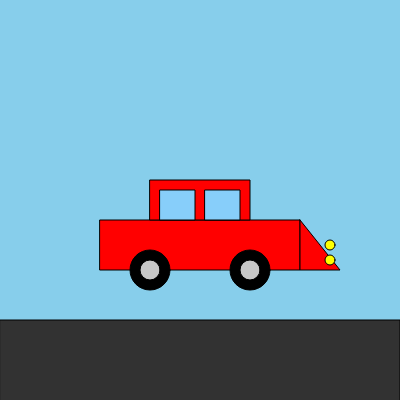
Frame 1 (no input)
Frame 60 (no input): identical to frame 1, image omitted
Frame 120 (the mouse pressed at the canvas centre since frame 60): identical to frame 1, image omitted

The p5.js sketch that drew this single still picture (run headless with seeded random() and noise() and a simulated clock; from frame 60 on, the mouse is pressed at the canvas centre):

// p5.js sketch
// ── sketch.js
function setup() {
  createCanvas(400, 400);
}

function draw() {
  background(220);
}function setup() {
createCanvas(400, 400); // Create a canvas of 400x400 pixels
}
function draw() {
background(135, 206, 235); // Sky blue background
// Road
fill(50); // Dark grey color for the road
rect(0, 320, width, 82); // Draw the road
// Car body
fill(255, 0, 0); // Red color for the car body
rect(100, 220, 200, 50); // Draw the main body of the car
// Car roof
rect(150, 180, 100, 40); // Draw the roof of the car
// Windows
fill(135, 206, 250); // Light blue color for windows

rect(160, 190, 35, 30); // Left window
rect(205, 190, 35, 30); // Right window
// Car front
fill(255, 0, 0); // Same red color for the car front
quad(300, 220, 340, 270, 300, 270, 300, 220); // Draw the front of the car
// Left tire
fill(0); // Black color for the tires
ellipse(150, 270, 40, 40); // Draw the left tire
// Right tire
ellipse(250, 270, 40, 40); // Draw the right tire
// Wheel rims
fill(200); // Light grey for the rims
ellipse(150, 270, 20, 20); // Left rim
ellipse(250, 270, 20, 20); // Right rim
// Car details
fill(255, 255, 0); // Yellow color for headlights
ellipse(330, 245, 10, 10); // Right headlight
ellipse(330, 260, 10, 10); // Left headlight
}
